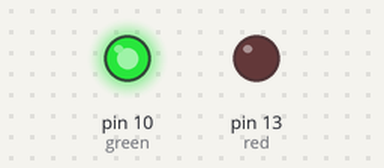
A sketch run on a simulated Arduino Uno, built with avr-gcc and run on an emulated ATmega328P. Shown: output pins drawn as LEDs (lit = HIGH). Dashed ring = blinking.

Above: at 1.0 s.
At 2.85 s:
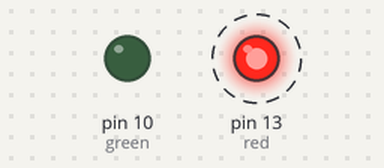
Timing chart, 0 to 3.1 s (numbered marks = the images above):
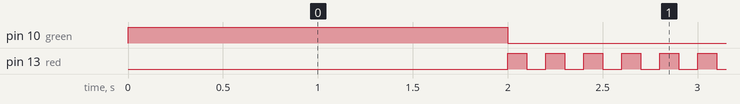

The sketch:

epic_jaiks_snicket1.ino
```cpp
void setup()
{
  pinMode(13, OUTPUT);
  pinMode(10,OUTPUT);
}
int red = 13;
int green =  10;
int c=1;
void loop()
{
  digitalWrite(green,HIGH);
  delay(2000);
  digitalWrite(green,LOW);
  while(c==1)
  {
  digitalWrite(red,HIGH);
  delay(100);
  digitalWrite(red,LOW);
  delay(100);
}
}
```

Measured:
- by itself, pin 10 (green): LOW → HIGH at 0.00 s, → LOW 2.0 s later
- by itself, pin 13 (red): LOW → HIGH at 2.0 s, → LOW 0.10 s later, → HIGH 0.10 s later, → LOW 0.10 s later, … (1280 changes in this stretch)
